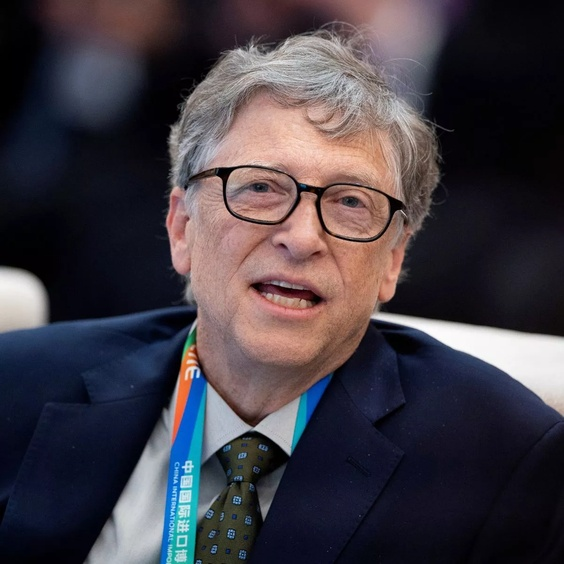
#> input picture dataset/bill-gates/01.jpg, 564 x 564 px, shrunk from 1200 x 1200 before the run; its folder holds 3 pictures in this run
$ python training_script.py
#> lines starting #> are read from the running program, lines starting #| are printed output that depends on the picture
import cv2
import numpy as np
from PIL import Image
import os

# people dictionary
people = {}

# path to database
path = './dataset'

# define which recognizer algorithm we will use
model = cv2.face.LBPHFaceRecognizer_create()

# load the base classifier
faceCascade = cv2.CascadeClassifier('venv/lib/python3.11/site-packages/cv2/data/haarcascade_frontalface_default.xml')

def getData(dataset):
#> called with dataset = './dataset'
    face_samples = []
    ids = []

    # make list of paths to all images in the dataset
    image_paths_dict = {}
    count = 0
    for person in os.listdir(dataset):
        name_parts = person.split("-")
        formatted_name = " ".join(part.capitalize() for part in name_parts)
        people[count] = formatted_name
        person_directory = os.path.join(dataset, person)
        for img in os.listdir(person_directory):
            image_path = os.path.join(person_directory, img)
            image_paths_dict[image_path] = count
        count += 1

    # edit images for training
    for image, num in image_paths_dict.items():
        grayscale_img = Image.open(image).convert('L') # convert to grayscale
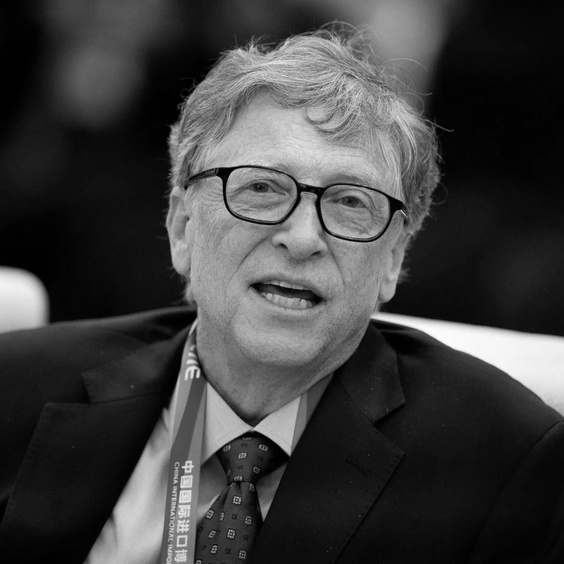
#> grayscale_img: PIL image 564x564 L; min 0, max 254, mean 63
        numpy_img = np.array(grayscale_img, 'uint8') # convert to numpy array
        faces = faceCascade.detectMultiScale(numpy_img) # detect faces
#> faces = [[211, 487, 52, 52], [129, 75, 300, 300]]
        # extract faces and corresponding label
        for (x, y, w, h) in faces:
            face_samples.append(numpy_img[y: y + h, x: x + w])
            ids.append(num)
#> this loop made 2 passes
#> after the loop, face_samples = 2 items; ids = [0, 0]
#> pass 2 of the loop in getData, `for image, num in image_paths_dict.items():`:
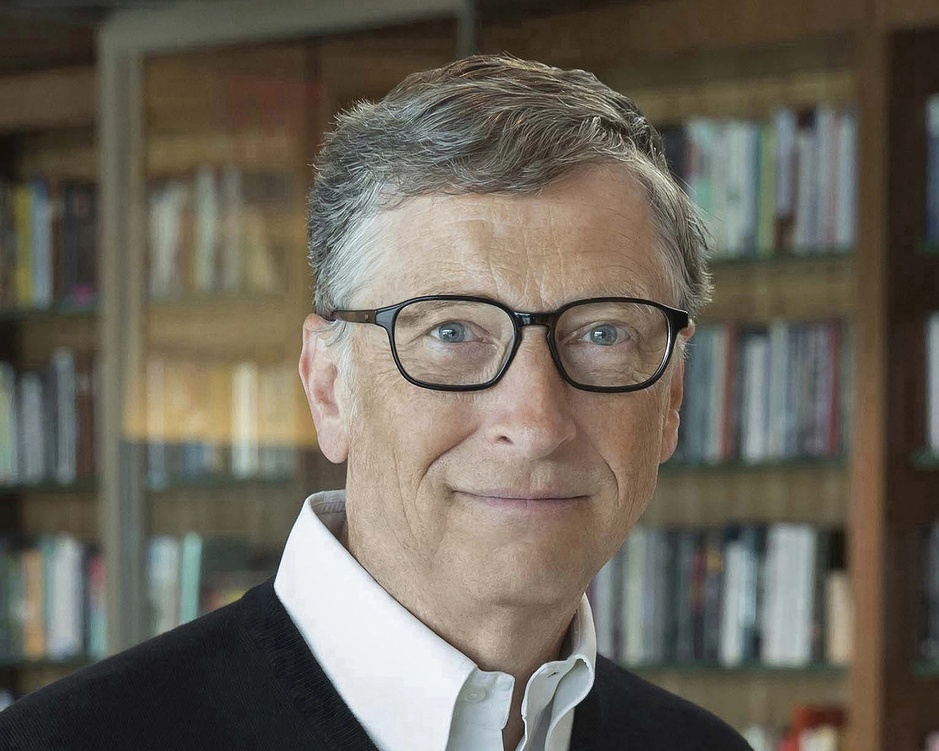
#> input picture dataset/bill-gates/02.jpg, 939 x 751 px, shrunk from 2000 x 1599 before the run
#> in getData, `grayscale_img = Image.open(image).convert('L')`:
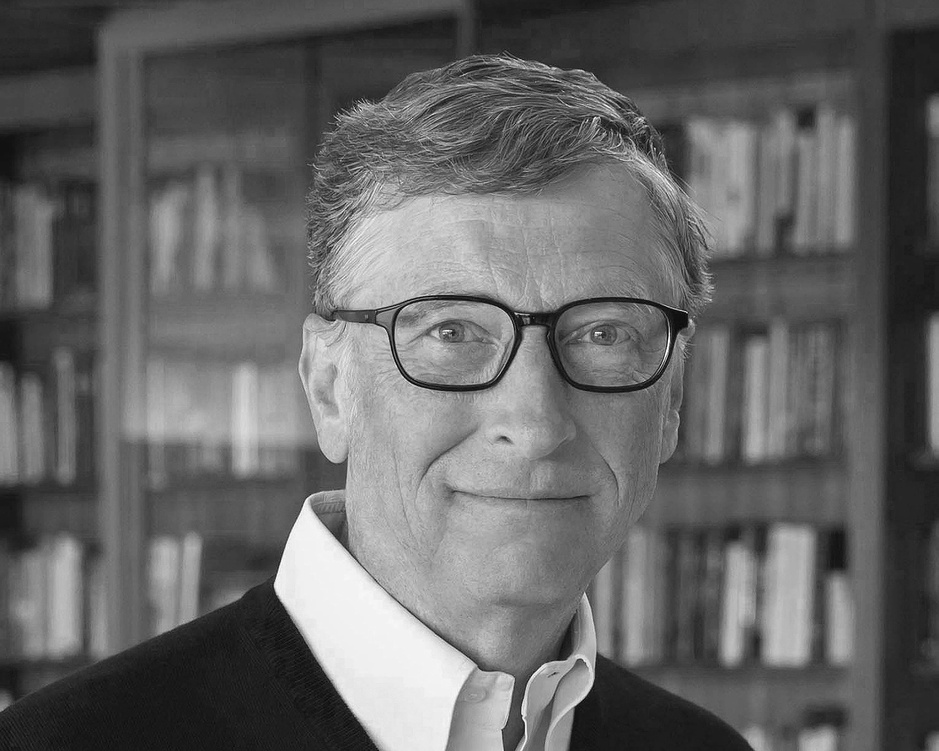
#> grayscale_img: PIL image 939x751 L; min 0, max 255, mean 101.6
#> in getData, `faces = faceCascade.detectMultiScale(numpy_img)`: faces = [[433, 501, 97, 97]]
#> the loop in getData, `for (x, y, w, h) in faces:` made 1 pass
#> after the loop in getData, `for (x, y, w, h) in faces:`: face_samples = 3 items; ids = [0, 0, 0]
#> pass 3 of the loop in getData, `for image, num in image_paths_dict.items():`:
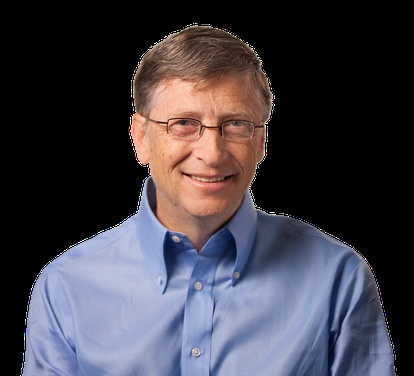
#> input picture dataset/bill-gates/03.jpg, 414 x 376 px, shrunk from 882 x 800 before the run
#> in getData, `grayscale_img = Image.open(image).convert('L')`:
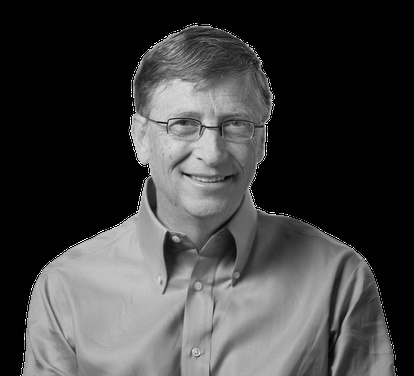
#> grayscale_img: PIL image 414x376 L; min 0, max 255, mean 64.1
#> in getData, `faces = faceCascade.detectMultiScale(numpy_img)`: faces = [[132, 75, 131, 131]]
#> the loop in getData, `for (x, y, w, h) in faces:` made 1 pass
#> after the loop in getData, `for (x, y, w, h) in faces:`: face_samples = 4 items; ids = [0, 0, 0, 0]

    # open file for kv pairs / edit to make more efficient later
    with open("./pairs.txt", 'w') as f:
        for key, value in people.items():
            f.write(f'{key}: {value}\n')

    return face_samples, ids

# train the model on given dataset and save as a yml file
faces, ids = getData(path)
#> faces = 4 items; ids = [0, 0, 0, 0]
model.train(faces, np.array(ids))
model.save('./trainer.yml')
